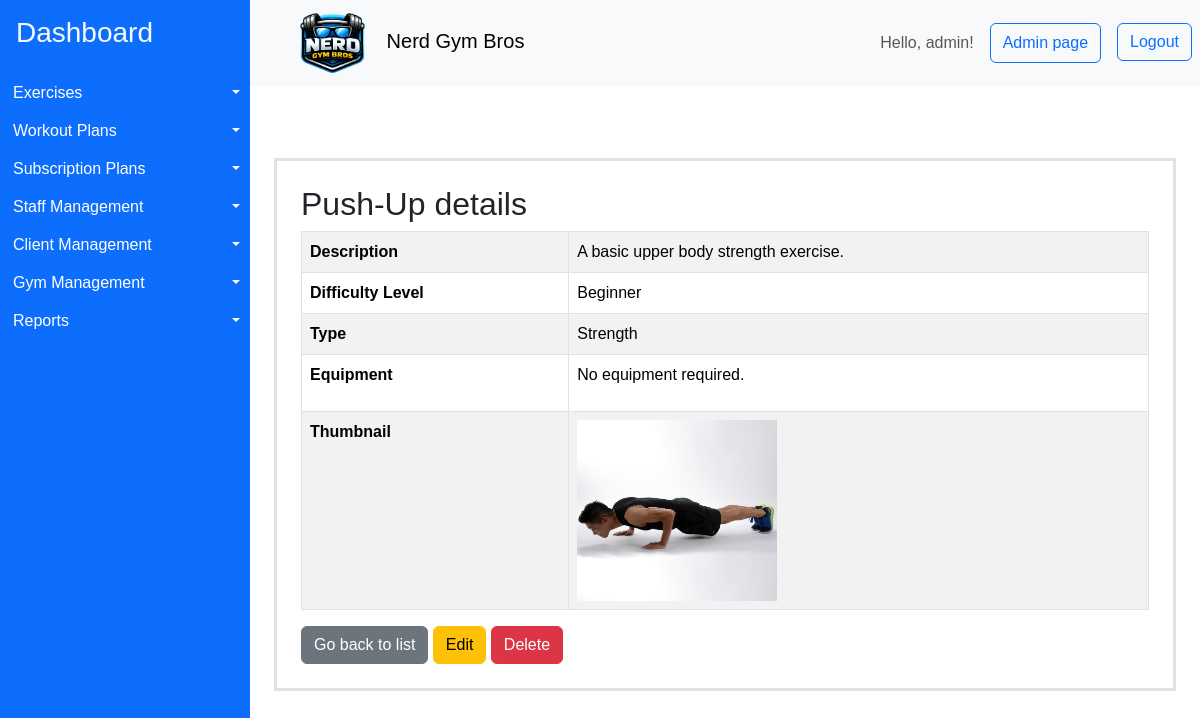
Page /exercises/1/ (signed in) on the committed database.
### gymApp/models/workout_plan.py (models this page shows, shortened)
class Exercise(models.Model):
    name = models.CharField(max_length=100)
    description = models.TextField()
    metabolic_equivalent = (
        models.FloatField()
    )  # Will be used to calculate calories burned
    video = models.FileField(upload_to="videos/")
    thumbnail = models.ImageField(upload_to="thumbnails/")
    created_at = models.DateTimeField(auto_now_add=True)
    updated_at = models.DateTimeField(auto_now=True)
    equipments = models.ManyToManyField(Equipment, blank=True)
    difficulty_level = models.ForeignKey(DifficultyLevel, on_delete=models.CASCADE)
    amount_unit = models.CharField(max_length=50)  # e.g., reps, minutes
    exercise_type = models.ForeignKey("ExerciseType", on_delete=models.CASCADE)
    class Meta:
        indexes = [
            models.Index(fields=["name"]),
            models.Index(fields=["exercise_type"]),
            models.Index(fields=["difficulty_level"]),
        ]

### gymApp/models/dictionaries.py (models this page shows, shortened)
class DifficultyLevel(models.Model):
    name = models.CharField(max_length=50)  # e.g., Beginner, Intermediate, Advanced
    class Meta:
        indexes = [
            models.Index(fields=["name"]),
        ]

class ExerciseType(models.Model):
    name = models.CharField(max_length=100)  # e.g., Cardio, Strength, Flexibility
    class Meta:
        indexes = [
            models.Index(fields=["name"]),
        ]

### gymApp/views/admin_page.py (the view)
class ExerciseDetailView(LoginRequiredMixin, PermissionRequiredMixin, DetailView):
    model = Exercise
    template_name = "gymApp/exercise/detail.html"
    context_object_name = "exercise"
    permission_required = "gymApp.view_exercise"
    raise_exception = True

### gymApp/templates/gymApp/exercise/detail.html (shortened to what this page needs)
{% extends "gymApp/layout.html" %}
{% block content %}
<div class="container mt-5 p-4 border border-3" >
    <h2>{{ exercise.name }} details</h2>
    <table class="table table-bordered table-striped">
        <tr>
            <td class="fw-bold">Description</td>
            <td>{{ exercise.description }}</td>
        </tr>
        <tr>
            <td class="fw-bold">Difficulty Level</td>
            <td>{{ exercise.difficulty_level.name }}</td>
        </tr>
        <tr>
            <td class="fw-bold">Type</td>
            <td>{{ exercise.exercise_type.name }}</td>
        </tr>
        <tr>
            <td class="fw-bold">Equipment</td>
            <td>
                <ul class="list-unstyled">
                {% for equipment in exercise.equipments.all %}
                    <li>{{ equipment.name }}</li>
                {% empty %}
                    <p>No equipment required.</p>
                {% endfor %}
                </ul>
            </td>
        </tr>
        <tr>
            <td class="fw-bold">Thumbnail</td>
            <td>
                {% if exercise.thumbnail %}
                    <img src="{{ exercise.thumbnail.url }}" alt="{{ exercise.name }} Thumbnail" style="max-width: 200px; height: auto;">
                {% else %}
                    No thumbnail available.
                {% endif %}
            </td>
        </tr>
    </table>
    <a href="{% url 'exercise_list' %}" class="btn btn-secondary">Go back to list</a>
    <a href="{% url 'exercise_update' exercise.pk %}" class="btn btn-warning">Edit</a>
    <a href="{% url 'exercise_delete' exercise.pk %}" class="btn btn-danger">Delete</a>
</div>
{% endblock %}

### gymApp/templates/gymApp/layout.html (shortened to what this page needs)
{% load bootstrap_icons %}
{% load static %}
<!DOCTYPE html>
<html>
    <head>
        <link href="https://cdn.jsdelivr.net/npm/bootstrap@5.3.8/dist/css/bootstrap.min.css" rel="stylesheet">
        <link rel="stylesheet" href="{% static 'styles/styles.css' %}">
    </head>
    <body>
    <div class="container-fluid layout d-flex flex-row p-0">
      <aside class="sidebar bg-primary" id="sidebar">
        <a class="d-block h3 pt-3 ps-3 link-light link-underline-opacity-0" href="{% url 'home'%}">Dashboard</a>
        <ul class="list-group mt-4" style="white-space: nowrap;" >
          {% if perms.gymApp.view_exercise %}
            <li class="d-flex  btn-group" >
              <a href="{% url 'exercise_list' %}" class="d-block text-start btn btn-primary rounded-0 flex-grow-1 "> {% bs_icon 'person-walking' size='1.25em'  %} Exercises</a>
              <button type="button" class="d-block btn btn-primary rounded-0 dropdown-toggle dropdown-toggle-split flex-grow-0 flex-shrink-0 " data-bs-toggle="dropdown" aria-expanded="false">
              </button>
            </li>
          {% endif %}
          {% if perms.gymApp.view_workoutplan %}
            <li class="d-flex  btn-group">
              <a href="{% url 'workout_plan_list' %}" class="d-block text-start btn btn-primary rounded-0 flex-grow-1 "> {% bs_icon 'list-check' size='1.25em'  %} Workout Plans</a>
              <button type="button" class="d-block btn btn-primary rounded-0 dropdown-toggle dropdown-toggle-split flex-grow-0 flex-shrink-0 " data-bs-toggle="dropdown" aria-expanded="false">
              </button>
            </li>
          {% endif %}
          {% if perms.gymApp.view_subscriptionplan %}
            <li class="d-flex  btn-group">
              <a href="{% url 'subscription_plan_list' %}" class="d-block text-start btn btn-primary rounded-0 flex-grow-1 "> {% bs_icon 'currency-dollar' size='1.25em'  %} Subscription Plans</a>
              <button type="button" class="d-block btn btn-primary rounded-0 dropdown-toggle dropdown-toggle-split flex-grow-0 flex-shrink-0 " data-bs-toggle="dropdown" aria-expanded="false">
              </button>
            </li>
          {% endif %}
          {% if user.is_superuser %}
          <li class="d-flex  btn-group">
            <a href="{% url 'staff_list' %}" class="d-block text-start btn btn-primary rounded-0 flex-grow-1 "> {% bs_icon 'hammer' size='1.25em'  %} Staff Management</a>
            <button type="button" class="d-block btn btn-primary rounded-0 dropdown-toggle dropdown-toggle-split flex-grow-0 flex-shrink-0 " data-bs-toggle="dropdown" aria-expanded="false">
            </button>
          </li>
          {% endif %}
          {% if perms.gymApp.view_clientprofile %}
          <li class="d-flex  btn-group">
            <a href="{% url 'client_list' %}" class="d-block text-start btn btn-primary rounded-0 flex-grow-1 "> {% bs_icon 'people-fill' size='1.25em'  %} Client Management</a>
            <button type="button" class="d-block btn btn-primary rounded-0 dropdown-toggle dropdown-toggle-split flex-grow-0 flex-shrink-0 " data-bs-toggle="dropdown" aria-expanded="false">
            </button>
          </li>
          {% endif %}
          {% if perms.gymApp.view_gym %}
          <li class="d-flex  btn-group">
            <a href="{% url 'gym_list' %}" class="d-block text-start btn btn-primary rounded-0 flex-grow-1 "> {% bs_icon 'houses-fill' size='1.25em'  %} Gym Management</a>
            <button type="button" class="d-block btn btn-primary rounded-0 dropdown-toggle dropdown-toggle-split flex-grow-0 flex-shrink-0 " data-bs-toggle="dropdown" aria-expanded="false">
            </button>
          </li>
          {% endif %}
          <li class="d-flex  btn-group">
            <a href="{% url 'reports' %}" class="d-block text-start btn btn-primary rounded-0 flex-grow-1 "> {% bs_icon 'file-earmark-bar-graph-fill' size='1.25em'  %} Reports</a>
            <button type="button" class="d-block btn btn-primary rounded-0 dropdown-toggle dropdown-toggle-split flex-grow-0 flex-shrink-0 " data-bs-toggle="dropdown" aria-expanded="false">
            </button>
          </li>
        </ul>
      </aside>
      <div class="content container-fluid p-0">
        <nav class="navbar navbar-light bg-light p-2">
          <div class="d-flex align-items-center">
          <button class="btn toggle-btn" id="toggleBtn">{% bs_icon 'list' size='1.75em' color='blue' %}</button>
          <span class="navbar-brand mb-0 h1 ms-3"><img class="me-3" src="{% static 'assets/icons/logo.png' %}" alt="Nerd Gym Bros Logo" style="height: 3em;"> Nerd Gym Bros </span>
          </div>
          <div class="d-flex">
          <span class=" navbar-text me-3"> Hello, {{ user.username }}! </span>
          {% if user.is_superuser %}
            <button class="btn btn-outline-primary me-3" onclick="location.href='{% url 'admin:index' %}'">Admin page</button>
          {% endif %}
          <form method="post" action="{% url 'logout' %}">
              <button type="submit" class="btn btn-outline-primary">Logout</button>
          </form>
          </div>
        </nav>
        <main class='p-4'>
            {% block content %}{% endblock %}
        </main>
      </div>
    </div>
    </body>
</html>

### gymApp/static/styles/styles.css (style rules this page uses)
* { box-sizing: border-box; }
body { box-sizing: border-box; margin: 0; font-family: sans-serif; }
.layout { min-height: 100vh; }
.sidebar { overflow:hidden; transform: translateX(0); min-width: 250px; width: 250px; transition: width .15s ease-in-out; }
.toggle-btn { display: block; }

### rows in the picture
Exercise: name "Push-Up", description "A basic upper body strength exercise.", difficulty_level.name "Beginner", exercise_type.name "Strength", thumbnail (picture)

### other values in the picture
{{ user.username }} "admin"
